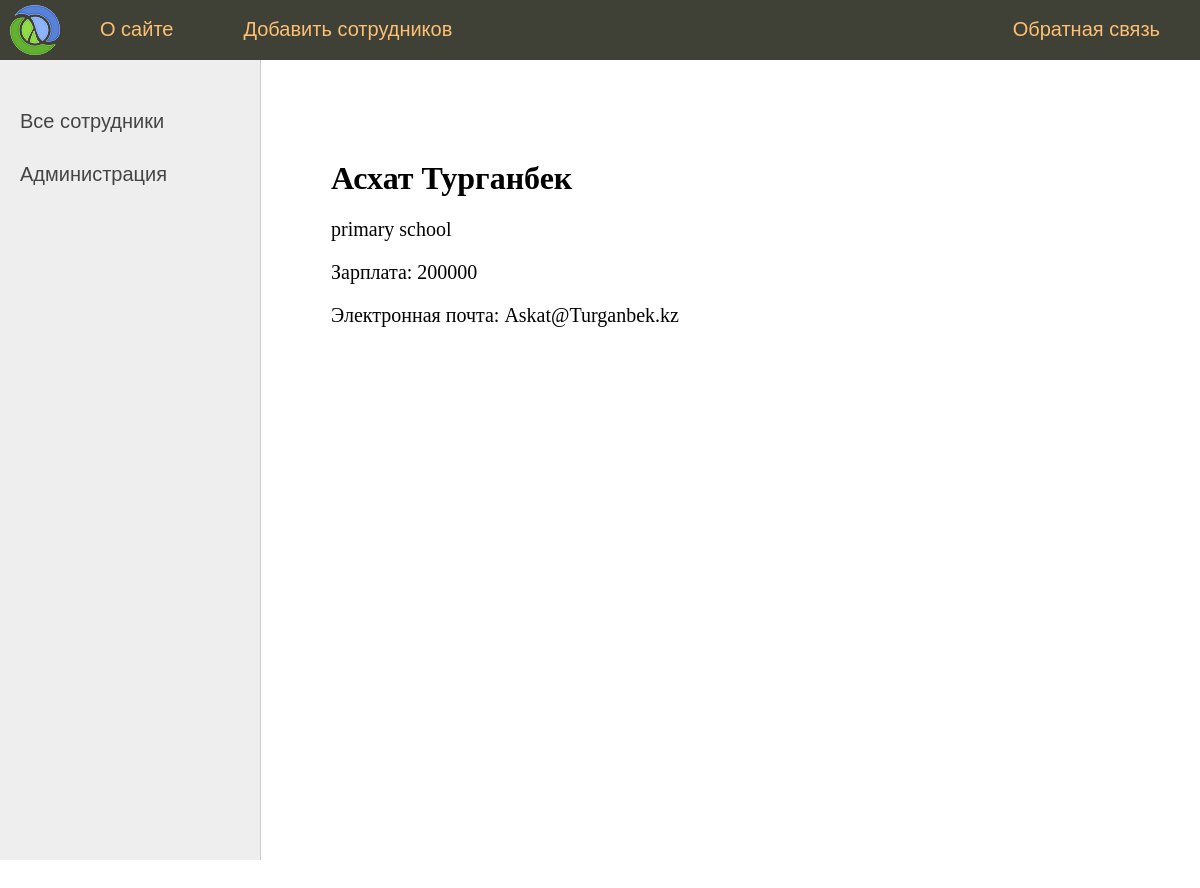
The app's page /post/Askat@Turganbek.kz/ with its own data.
### article/models.py (models this page shows, shortened)
class User(models.Model):
    title = models.CharField(max_length=255, verbose_name="ФИО")
    slug = models.CharField(max_length=255, unique=True, db_index=True, verbose_name="Эл. почта")
    salary = models.IntegerField(verbose_name="Зарплата")
    content = models.TextField(blank=True, verbose_name="Роль")
    time_create = models.DateTimeField(auto_now_add=True, verbose_name="Время создания")
    time_update = models.DateTimeField(auto_now=True, verbose_name="Время изменения")
    is_published = models.BooleanField(default=True, verbose_name="Публикация")
    def __str__(self):
        return self.title
    class Meta:
        verbose_name = 'сотрудник'
        verbose_name_plural = 'Персонал'
        ordering = ['time_create','title']

### article/views.py (the view)
# urls.py: path('post/<str:post_slug>/',ShowPost.as_view(),name='post'),
class ShowPost(DetailView):
     model = User
     template_name = 'article/post.html'
     slug_url_kwarg  ='post_slug'
     context_object_name = 'post'
     def get_context_data(self,*,object_list = None, **kwargs):
          context =  super().get_context_data(**kwargs)
          context['title'] = context['post']
          context['menu'] = menu
          context['salary'] = context['post'].salary
          return context

### article/templates/article/post.html
{% extends 'article/base.html' %}
{% block content %}
<h1>{{post.title}}</h1>
{{post.content|linebreaks}}
<p>Зарплата: {{salary}}</p>
<p>Электронная почта: {{post.slug}}</p>
{%endblock%}

### article/static/article/css/styles.css (style rules this page uses)
html, body { font-family: 'Arial'; margin: 0; padding: 0; height: 100%; width: 100%; color: #444; }
.content-text h1 { font-size: 32px; }

### records on screen
User: title "Асхат Турганбек", content "primary school", slug "Askat@Turganbek.kz"

### other values on screen
{{ m.title }} "О сайте" "Добавить сотрудников"
{{ m.title }} "Обратная связь"
{{ salary }} "200000"
